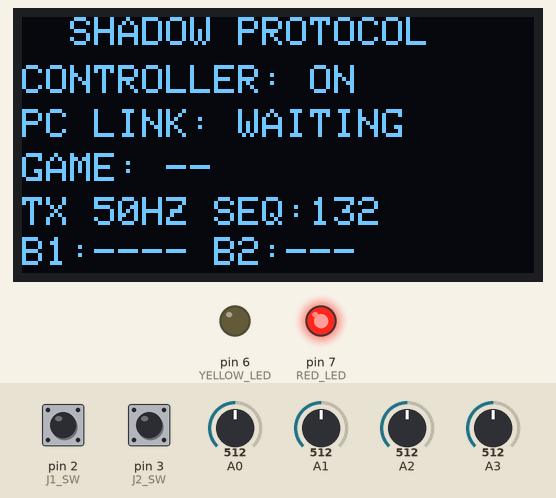
The sketch below on a simulated Arduino Uno, built with avr-gcc and run on an emulated ATmega328P. Parts: 128×64 one-colour display, output pins drawn as LEDs (lit = HIGH). The test bench sets the inputs (shaded band); at power-on: A0 = 512, A1 = 512, A2 = 512, pin 2 (J1_SW) HIGH, pin 3 (J2_SW) HIGH, A3 = 512. What the sketch prints to the serial monitor is not drawn.

Above: at 6.1 s.
6.2 s: A0 set to 634
At 8.9 s:
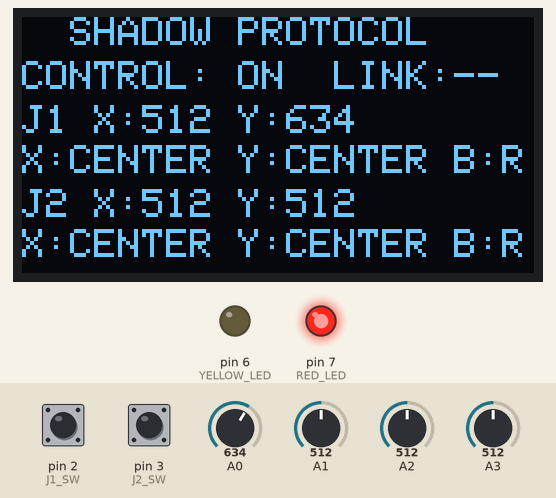
9.2 s: A0 set to 655
At 10.3 s:
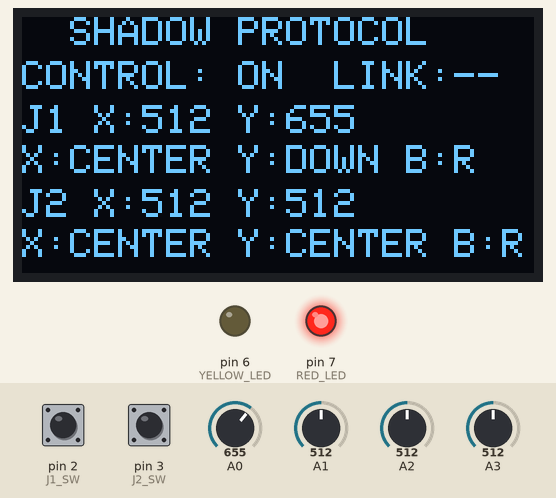
12.0 s: A1 set to 630
At 14.2 s:
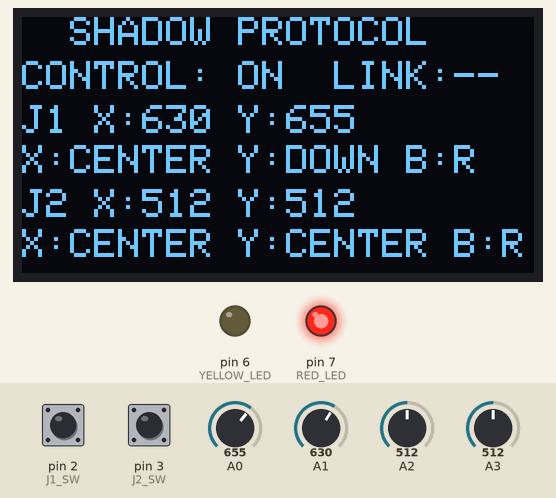
14.5 s: A1 set to 653
At 15.3 s:
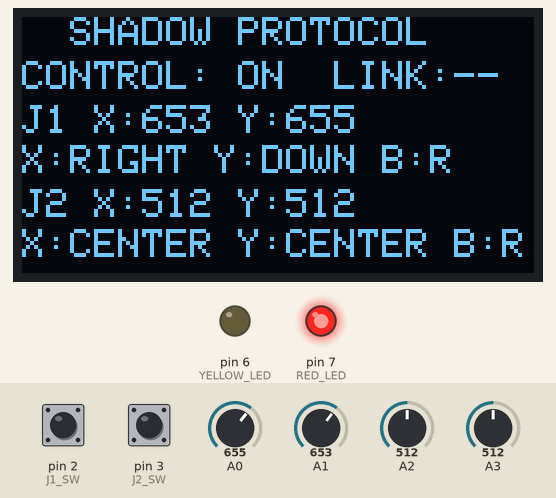
17.0 s: A2 set to 395
At 19.2 s:
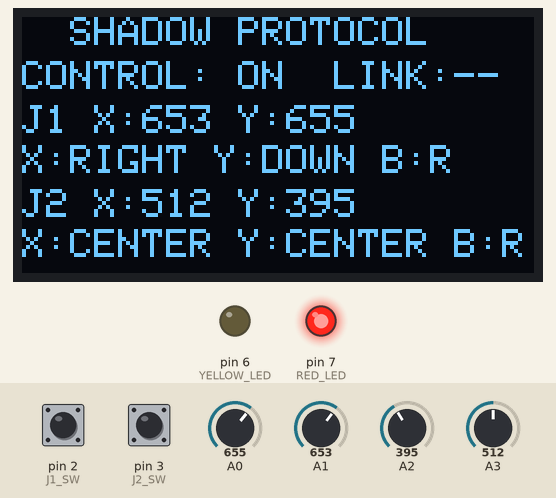
19.5 s: A2 set to 373
At 24.5 s:
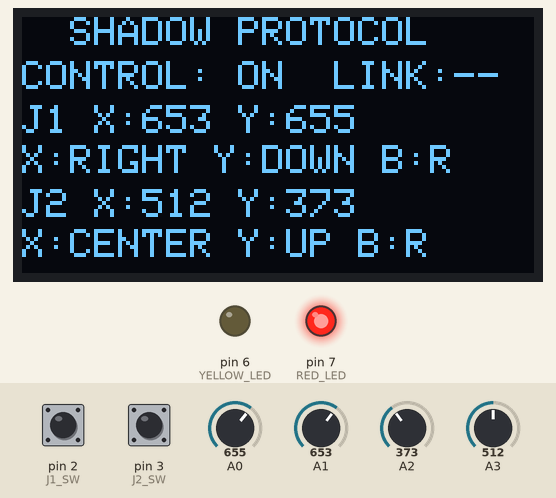
Timing chart, 0 to 26.0 s (numbered marks = the images above; inputs shaded):
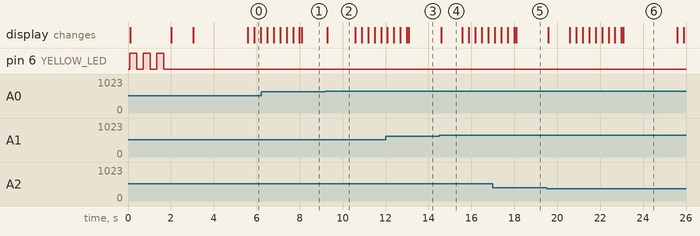

Measured:
- the behaviour switches between 642 and 643 on A0 (found by bisection; images 1 and 2)
- the behaviour switches between 642 and 643 on A1 (found by bisection; images 3 and 4)
- the behaviour switches between 382 and 381 on A2 (found by bisection; images 5 and 6)
- after the input at 9.2 s, the display: changes after 0.09 s (image 2)
- after the input at 14.5 s, the display: changes after 0.09 s (image 4)
- after the input at 19.5 s, the display: changes after 0.09 s (image 6)
- what the display in image 2 shows lasts 1.3 s, from 9.3 s to 10.6 s

The sketch:

ShadowController_V2_Link_v1.ino
```cpp
#include <Wire.h>
#include <Adafruit_GFX.h>
#include <Adafruit_SSD1306.h>

// ============================================
// SHADOW PROTOCOL
// SHADOW CONTROLLER V2 - LINK FIRMWARE
// OLED + DUAL JOYSTICK + LEDS + GAME LINK
// Arduino UNO
//
// Based on COntrol_game.ino (original kept in
// controller_firmware/original_backup). Same pins,
// same OLED initialisation, same boot sequence.
//
// SERIAL PROTOCOL (115200 baud, '\n' terminated)
//  Arduino -> PC
//   SPV2,DATA,<seq>,<J1X>,<J1Y>,<J2X>,<J2Y>,<B1>,<B2>   50 Hz
//   SPV2,READY,<oled 0/1>                                once after boot
//   # ...                                                boot diagnostics only
//  PC -> Arduino
//   SPV2,PING                                            heartbeat (~500 ms)
//   SPSTATE,READY|ALIVE|DEAD|PAUSED|MISSION_COMPLETE
// Axis values are AFTER the SWAP / INVERT mapping.
// ============================================

// OLED
#define SCREEN_WIDTH 128
#define SCREEN_HEIGHT 64
#define OLED_RESET -1
#define OLED_ADDRESS 0x3C

Adafruit_SSD1306 display(
  SCREEN_WIDTH,
  SCREEN_HEIGHT,
  &Wire,
  OLED_RESET
);

bool oledReady = false;

// JOYSTICK 1
#define J1_X A0
#define J1_Y A1
#define J1_SW 2

// JOYSTICK 2
#define J2_X A2
#define J2_Y A3
#define J2_SW 3

// LEDS
#define YELLOW_LED 6
#define RED_LED 7

// AXIS CONFIGURATION
const int CENTER = 512;
const int DEADZONE = 130;

const bool SWAP_J1 = true;
const bool SWAP_J2 = true;

const bool INVERT_J1_X = false;
const bool INVERT_J1_Y = false;
const bool INVERT_J2_X = false;
const bool INVERT_J2_Y = false;

// TIMING
const unsigned long FRAME_INTERVAL = 20;    // 50 Hz controller frames
const unsigned long OLED_INTERVAL = 300;    // OLED refresh
const unsigned long PAGE_INTERVAL = 2500;   // dashboard page rotation
const unsigned long LINK_TIMEOUT = 1500;    // no PING for this long = link lost
const unsigned long DEBOUNCE_MS = 35;

// DATA STRUCTURES
struct Joystick {
  int rawX;
  int rawY;
  int x;
  int y;
  bool pressed;
};

struct Button {
  bool lastReading;
  bool stable;
  unsigned long lastChange;
};

Joystick j1, j2;
Button b1, b2;

// GAME LINK STATE
enum GameState : byte {
  GS_NONE,
  GS_READY,
  GS_ALIVE,
  GS_DEAD,
  GS_PAUSED,
  GS_COMPLETE
};

byte gameState = GS_NONE;
unsigned long lastPing = 0;
bool everLinked = false;

uint16_t frameSeq = 0;
unsigned long lastFrame = 0;
unsigned long lastOled = 0;
unsigned long lastPageSwitch = 0;
byte oledPage = 0;

char rxBuf[24];
byte rxLen = 0;
bool rxOverflow = false;

// ============================================
// OLED INITIALIZATION (unchanged from the working firmware)
// ============================================

void initializeOLED() {

  Wire.begin();
  Wire.setClock(100000);

  Serial.println(F("# [OLED] SCANNING..."));

  bool found = false;

  for (byte address = 1; address < 127; address++) {

    Wire.beginTransmission(address);

    if (Wire.endTransmission() == 0) {

      Serial.print(F("# [I2C] DEVICE: 0x"));
      Serial.println(address, HEX);

      if (address == OLED_ADDRESS) {
        found = true;
      }
    }
  }

  if (!found) {
    Serial.println(F("# [OLED] DEVICE NOT FOUND"));
    return;
  }

  oledReady = display.begin(
    SSD1306_SWITCHCAPVCC,
    OLED_ADDRESS
  );

  if (oledReady) {
    Serial.println(F("# [OLED] INITIALIZED"));
  } else {
    Serial.println(F("# [OLED] INITIALIZATION FAILED"));
  }
}

// ============================================
// OLED MESSAGE
// ============================================

void showMessage(
  const __FlashStringHelper *line1,
  const __FlashStringHelper *line2,
  const __FlashStringHelper *line3
) {

  if (!oledReady) return;

  display.clearDisplay();
  display.setTextColor(SSD1306_WHITE);
  display.setTextSize(1);

  display.setCursor(8, 5);
  display.println(line1);

  display.setCursor(8, 27);
  display.println(line2);

  display.setCursor(8, 47);
  display.println(line3);

  display.display();
}

// ============================================
// STARTUP SEQUENCE (unchanged behaviour)
// ============================================

void startupSequence() {

  digitalWrite(YELLOW_LED, LOW);
  digitalWrite(RED_LED, LOW);

  Serial.println(F("# SHADOW PROTOCOL - SYSTEM BOOTING"));

  showMessage(
    F("SHADOW PROTOCOL"),
    F("SYSTEM BOOTING"),
    F("INITIALIZING...")
  );

  // Yellow LED flashes 3 times
  for (int i = 1; i <= 3; i++) {

    Serial.print(F("# [YELLOW LED] FLASH "));
    Serial.println(i);

    digitalWrite(YELLOW_LED, HIGH);

    showMessage(
      F("SHADOW PROTOCOL"),
      F("BOOT SEQUENCE"),
      F("INITIALIZING...")
    );

    delay(300);

    digitalWrite(YELLOW_LED, LOW);

    delay(300);
  }

  // Controller becomes ON
  digitalWrite(YELLOW_LED, LOW);
  digitalWrite(RED_LED, HIGH);

  Serial.println(F("# [SYSTEM] CONTROL ON"));

  showMessage(
    F("SHADOW PROTOCOL"),
    F("CONTROL: ON"),
    F("JOYSTICKS READY")
  );

  delay(1000);
}

// ============================================
// BUTTONS (debounced, silent - no text in the data stream)
// ============================================

void initButton(Button &button, int pin) {

  bool state = digitalRead(pin) == LOW;

  button.lastReading = state;
  button.stable = state;
  button.lastChange = millis();
}

bool readButton(Button &button, int pin) {

  unsigned long now = millis();

  bool reading = digitalRead(pin) == LOW;

  if (reading != button.lastReading) {
    button.lastReading = reading;
    button.lastChange = now;
  }

  if (
    now - button.lastChange >= DEBOUNCE_MS &&
    button.stable != button.lastReading
  ) {
    button.stable = button.lastReading;
  }

  return button.stable;
}

// ============================================
// JOYSTICK READING
// ============================================

void readJoystick(
  Joystick &j,
  Button &button,
  int xPin,
  int yPin,
  int swPin,
  bool swap,
  bool invertX,
  bool invertY
) {

  j.rawX = analogRead(xPin);
  j.rawY = analogRead(yPin);

  if (swap) {
    j.x = j.rawY;
    j.y = j.rawX;
  } else {
    j.x = j.rawX;
    j.y = j.rawY;
  }

  if (invertX) j.x = 1023 - j.x;
  if (invertY) j.y = 1023 - j.y;

  j.pressed = readButton(button, swPin);
}

// ============================================
// AXIS STATES
// ============================================

void printXState(Print &out, int x) {

  if (x > CENTER + DEADZONE) {
    out.print(F("RIGHT"));
  }
  else if (x < CENTER - DEADZONE) {
    out.print(F("LEFT"));
  }
  else {
    out.print(F("CENTER"));
  }
}

void printYState(Print &out, int y) {

  if (y < CENTER - DEADZONE) {
    out.print(F("UP"));
  }
  else if (y > CENTER + DEADZONE) {
    out.print(F("DOWN"));
  }
  else {
    out.print(F("CENTER"));
  }
}

// ============================================
// GAME LINK
// ============================================

bool linkConnected() {
  return everLinked && (millis() - lastPing < LINK_TIMEOUT);
}

void setGameState(byte s) {
  if (s != gameState) {
    gameState = s;
    // Show the status page immediately when the game state changes.
    oledPage = 1;
    lastPageSwitch = millis();
    lastOled = 0;
  }
}

void handleLine() {

  if (strcmp_P(rxBuf, PSTR("SPV2,PING")) == 0) {
    lastPing = millis();
    everLinked = true;
    return;
  }

  if (strncmp_P(rxBuf, PSTR("SPSTATE,"), 8) == 0) {
    const char *s = rxBuf + 8;
    byte next = 0xFF;
    if (strcmp_P(s, PSTR("READY")) == 0) next = GS_READY;
    else if (strcmp_P(s, PSTR("ALIVE")) == 0) next = GS_ALIVE;
    else if (strcmp_P(s, PSTR("DEAD")) == 0) next = GS_DEAD;
    else if (strcmp_P(s, PSTR("PAUSED")) == 0) next = GS_PAUSED;
    else if (strcmp_P(s, PSTR("MISSION_COMPLETE")) == 0) next = GS_COMPLETE;
    if (next != 0xFF) {
      lastPing = millis();
      everLinked = true;
      setGameState(next);
    }
  }
  // Anything else is ignored (malformed / unknown).
}

// Non-blocking: consumes at most 32 bytes per loop so sampling never stalls.
void processSerialInput() {

  byte budget = 32;

  while (budget-- && Serial.available() > 0) {

    char c = (char)Serial.read();

    if (c == '\n' || c == '\r') {
      if (rxLen > 0 && !rxOverflow) {
        rxBuf[rxLen] = '\0';
        handleLine();
      }
      rxLen = 0;
      rxOverflow = false;
    }
    else if (rxLen < sizeof(rxBuf) - 1) {
      rxBuf[rxLen++] = c;
    }
    else {
      rxOverflow = true;   // line too long: drop it entirely
    }
  }
}

// One controller frame. Skipped (never blocks) if the TX buffer is busy.
void sendFrame() {

  if (Serial.availableForWrite() < 40) return;

  frameSeq++;

  Serial.print(F("SPV2,DATA,"));
  Serial.print(frameSeq);
  Serial.write(',');
  Serial.print(j1.x);
  Serial.write(',');
  Serial.print(j1.y);
  Serial.write(',');
  Serial.print(j2.x);
  Serial.write(',');
  Serial.print(j2.y);
  Serial.write(',');
  Serial.write(j1.pressed ? '1' : '0');
  Serial.write(',');
  Serial.write(j2.pressed ? '1' : '0');
  Serial.write('\n');
}

// ============================================
// OLED DASHBOARD - PAGE 0 (original joystick dashboard)
// ============================================

void drawJoystickPage() {

  display.setCursor(12, 0);
  display.println(F("SHADOW PROTOCOL"));

  display.setCursor(0, 11);
  display.print(F("CONTROL: ON  "));
  display.println(linkConnected() ? F("LINK:OK") : F("LINK:--"));

  // Joystick 1
  display.setCursor(0, 22);
  display.print(F("J1 X:"));
  display.print(j1.x);
  display.print(F(" Y:"));
  display.println(j1.y);

  display.setCursor(0, 32);
  display.print(F("X:"));
  printXState(display, j1.x);
  display.print(F(" Y:"));
  printYState(display, j1.y);
  display.print(j1.pressed ? F(" B:P") : F(" B:R"));

  // Joystick 2
  display.setCursor(0, 43);
  display.print(F("J2 X:"));
  display.print(j2.x);
  display.print(F(" Y:"));
  display.println(j2.y);

  display.setCursor(0, 53);
  display.print(F("X:"));
  printXState(display, j2.x);
  display.print(F(" Y:"));
  printYState(display, j2.y);
  display.print(j2.pressed ? F(" B:P") : F(" B:R"));
}

// ============================================
// OLED DASHBOARD - PAGE 1 (game link status)
// ============================================

void drawStatusPage() {

  bool link = linkConnected();

  display.setCursor(12, 0);
  display.println(F("SHADOW PROTOCOL"));

  display.setCursor(0, 12);
  display.println(F("CONTROLLER: ON"));

  display.setCursor(0, 23);
  display.print(F("PC LINK: "));
  display.println(link ? F("CONNECTED") : F("WAITING"));

  display.setCursor(0, 34);
  if (!link) {
    display.println(F("GAME: --"));
  } else {
    switch (gameState) {
      case GS_READY:    display.println(F("GAME: MENU/READY")); break;
      case GS_ALIVE:    display.println(F("PLAYER: ALIVE")); break;
      case GS_DEAD:     display.println(F("PLAYER: DEAD")); break;
      case GS_PAUSED:   display.println(F("GAME: PAUSED")); break;
      case GS_COMPLETE: display.println(F("MISSION COMPLETE")); break;
      default:          display.println(F("GAME: STARTING")); break;
    }
  }

  display.setCursor(0, 45);
  display.print(F("TX 50HZ SEQ:"));
  display.println(frameSeq);

  display.setCursor(0, 55);
  display.print(F("B1:"));
  display.print(j1.pressed ? F("FIRE ") : F("---- "));
  display.print(F("B2:"));
  display.print(j2.pressed ? F("USE") : F("---"));
}

void updateOLED() {

  if (!oledReady) return;

  display.clearDisplay();
  display.setTextSize(1);
  display.setTextColor(SSD1306_WHITE);

  if (oledPage == 0) {
    drawJoystickPage();
  } else {
    drawStatusPage();
  }

  display.display();
}

// ============================================
// SETUP
// ============================================

void setup() {

  Serial.begin(115200);

  // Joystick buttons
  pinMode(J1_SW, INPUT_PULLUP);
  pinMode(J2_SW, INPUT_PULLUP);

  // LED outputs
  pinMode(YELLOW_LED, OUTPUT);
  pinMode(RED_LED, OUTPUT);

  digitalWrite(YELLOW_LED, LOW);
  digitalWrite(RED_LED, LOW);

  initButton(b1, J1_SW);
  initButton(b2, J2_SW);

  initializeOLED();

  startupSequence();

  readJoystick(j1, b1, J1_X, J1_Y, J1_SW, SWAP_J1, INVERT_J1_X, INVERT_J1_Y);
  readJoystick(j2, b2, J2_X, J2_Y, J2_SW, SWAP_J2, INVERT_J2_X, INVERT_J2_Y);

  updateOLED();

  // Discard anything the PC sent while we were booting.
  while (Serial.available() > 0) Serial.read();

  Serial.print(F("SPV2,READY,"));
  Serial.write(oledReady ? '1' : '0');
  Serial.write('\n');

  unsigned long now = millis();
  lastFrame = now;
  lastOled = now;
  lastPageSwitch = now;
}

// ============================================
// MAIN LOOP (non-blocking)
// ============================================

void loop() {

  // Read both joysticks continuously
  readJoystick(j1, b1, J1_X, J1_Y, J1_SW, SWAP_J1, INVERT_J1_X, INVERT_J1_Y);
  readJoystick(j2, b2, J2_X, J2_Y, J2_SW, SWAP_J2, INVERT_J2_X, INVERT_J2_Y);

  // Maintain running LED state
  digitalWrite(YELLOW_LED, LOW);
  digitalWrite(RED_LED, HIGH);

  processSerialInput();

  unsigned long now = millis();

  // 50 Hz controller frames
  if (now - lastFrame >= FRAME_INTERVAL) {
    lastFrame += FRAME_INTERVAL;
    if (now - lastFrame >= FRAME_INTERVAL) lastFrame = now;  // catch up after OLED refresh
    sendFrame();
  }

  // Alternate dashboard pages
  if (now - lastPageSwitch >= PAGE_INTERVAL) {
    lastPageSwitch = now;
    oledPage = oledPage == 0 ? 1 : 0;
    lastOled = 0;
  }

  // OLED refresh (independent of the data stream)
  if (now - lastOled >= OLED_INTERVAL) {
    lastOled = now;
    updateOLED();
  }
}
```
